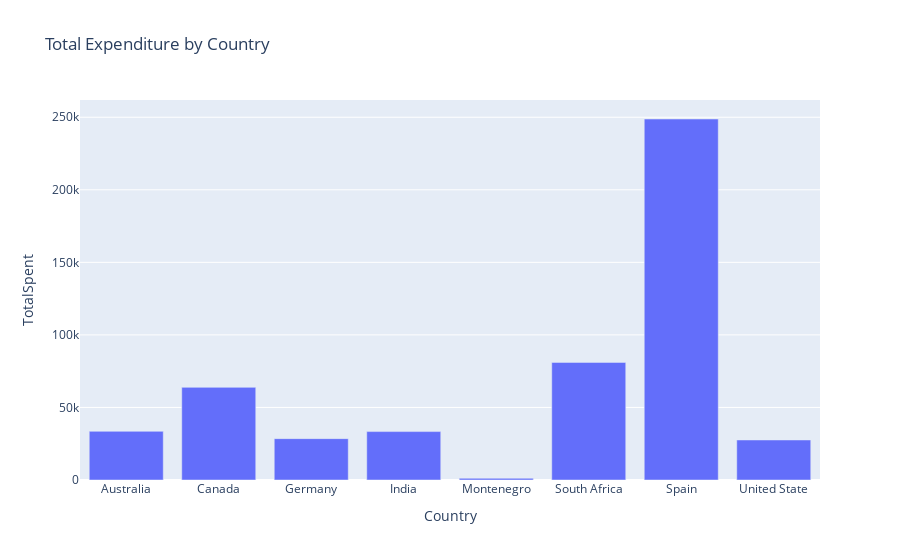

Notebook code cell kept with this figure:
### Code cell
groupped_country = df_m.groupby(by='Country',as_index=False).sum()
px.bar(groupped_country,x='Country',y='TotalSpent',orientation ='v', title="Total Expenditure by Country")

### Figure 1 — Plotly figure (JSON) as saved in the notebook; plotly's stock layout.template omitted (floating-point values rounded to 4 significant figures)
{"data": [{"alignmentgroup": "True", "hovertemplate": "Country=%{x}<br>TotalSpent=%{y}<extra></extra>", "legendgroup": "", "marker": {"color": "#636efa"}, "name": "", "offsetgroup": "", "orientation": "v", "showlegend": false, "textposition": "auto", "type": "bar", "x": ["Australia", "Canada", "Germany", "India", "Montenegro", "South Africa", "Spain", "United State"], "xaxis": "x", "y": [33539, 63854, 28511, 33372, 1165, 81048, 248791, 27578], "yaxis": "y"}], "layout": {"barmode": "relative", "legend": {"tracegroupgap": 0}, "title": {"text": "Total Expenditure by Country"}, "xaxis": {"anchor": "y", "domain": [0, 1], "title": {"text": "Country"}}, "yaxis": {"anchor": "x", "domain": [0, 1], "title": {"text": "TotalSpent"}}}}
